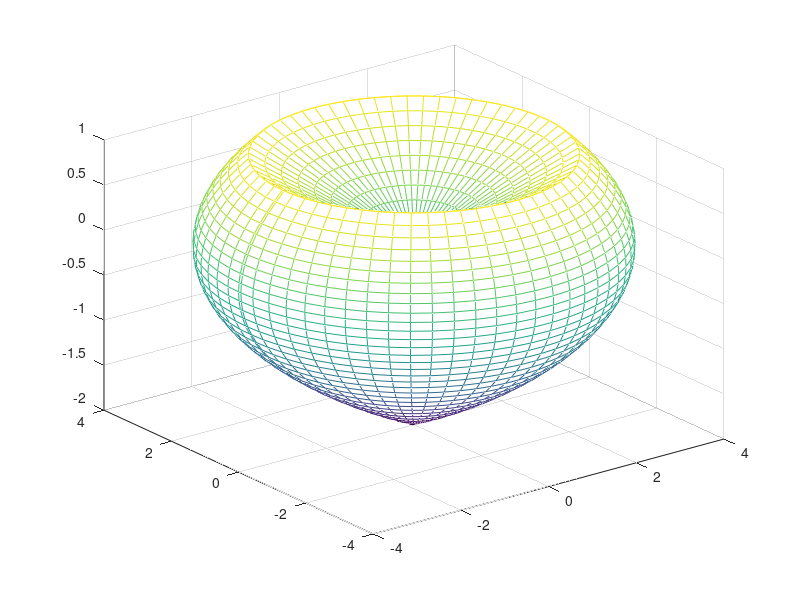

Recreate this plot in MATLAB.
function [ ] = number1()

t=-2:0.1:1;
%z=t.^2;
%z=sin(t);
%z=2.*t-t.^2; %задаем функцию
%z=2.*t+1; %задаем функцию
% ex7 крутим вокруг оси OY http://www.mathprofi.ru/obyem_tela_vrashenija.html
z=(4-t.^2);
z_pointer = @(t)(4-t.^2).^2;
z_vol = integral(z_pointer,-2,1)*pi
alpha=-pi:0.1:pi+0.1;

x=((cos(alpha))').*z;
y=((sin(alpha))').*z;
t=kron(ones(length(alpha),1),t);

mesh(x,y,t);
hold on
%%%%%%%%%%
t2=0:0.1:1;
%z2=t2+4;
%z2=0.7+t2.*0;

%ex7_ OY
z2=3*t2;
z2_pointer = @(t2)(3*t2).^2;
z2_vol = integral(z2_pointer,0,1)*pi
alpha=-pi:0.1:pi+0.1;

x2=((cos(alpha))').*z2;
y2=((sin(alpha))').*z2;
t2=kron(ones(length(alpha),1),t2);

total_vol = z_vol-z2_vol

mesh(x2,y2,t2);



% t3=1:0.1:4;
% alpha=-pi:0.1:pi+0.1;
% 
% x3=((sin(alpha))').*t3;
% y3=((cos(alpha))').*t3;
% t3=kron(zeros(length(alpha),1),t3);
% mesh(x3,y3,t3);
% 
% 
% 
% t3=3:0.1:5;
% alpha=-pi:0.1:pi+0.1;
% 
% x3=((sin(alpha))').*t3;
% y3=((cos(alpha))').*t3;
% t3=1+kron(zeros(length(alpha),1),t3);
% mesh(x3,y3,t3);
end